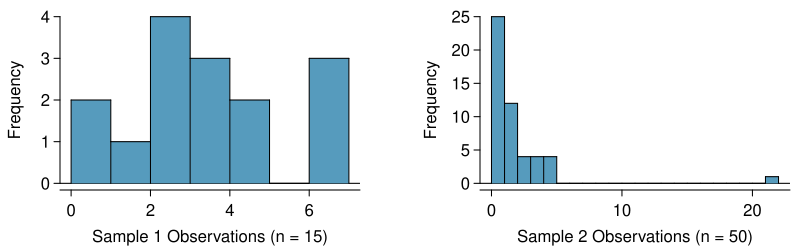

This chart was generated by the following R code:
library(openintro)
set.seed(2)

d1 <- rnorm(15, 3, 2)
d2 <- c(exp(rnorm(49, 0, 0.7)), 22)

myPDF('outliers_and_ss_condition.pdf', 8, 2.5,
      mar = c(3, 3, 0.5, 2),
      mgp = c(1.8, 0.5, 0),
      mfrow = c(1, 2))

histPlot(d1, axes = FALSE, # breaks = 20,
         xlab = "Sample 1 Observations (n = 15)",
         ylab = "",
         col = COL[1])
axis(1, at = seq(-10, 10, 2))
axis(2)
par(las = 0)
mtext("Frequency", 2, 1.8)

par(las = 1, mar = c(3, 4, 0.5, 0.5))
histPlot(d2, axes = FALSE, breaks = 20,
         xlab = "Sample 2 Observations (n = 50)",
         ylab = "",
         col = COL[1])
axis(1, at = seq(-10, 30, 10))
axis(2)
par(las = 0)
mtext("Frequency", 2, 2)

dev.off()
